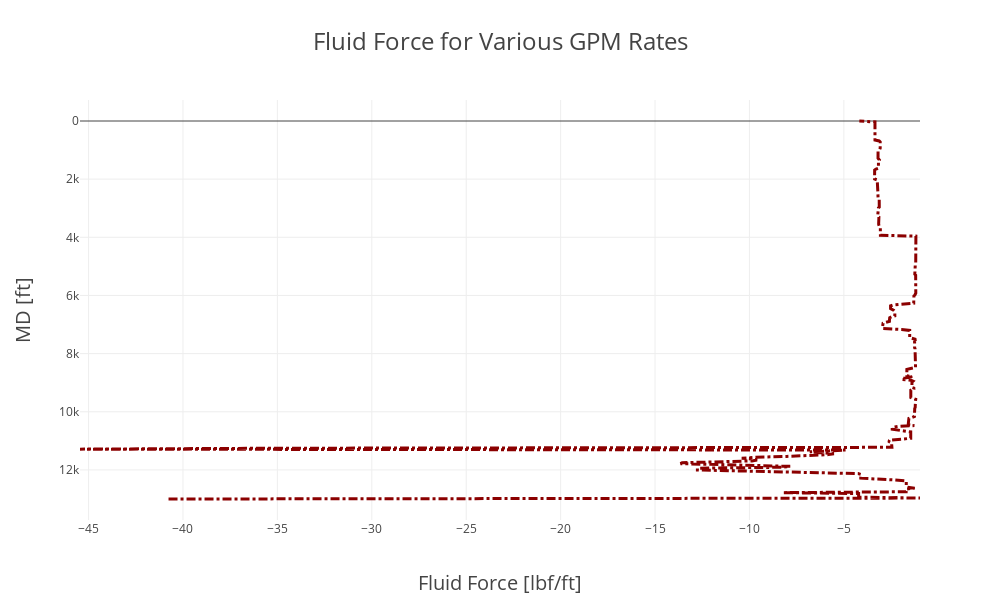

The code cell stored with this chart in its notebook:
### Code cell
import plotly.graph_objects as go
from plotly.subplots import make_subplots

fig1 = make_subplots(rows=1, cols=1)

fig1.add_trace(go.Scatter(x=flu_250_13k, y=np.linspace(13000,0,len(flu_250_13k)), name='13k @ 470 gpm', line=dict(color='darkred', width=3, dash='dashdot')), row=1, col=1)

# Update the layout

fig1.update_layout(
    
    template= "none",
    title='Fluid Force for Various GPM Rates',
    title_font_size=24,
    xaxis=dict(
        title='Fluid Force [lbf/ft]',
        titlefont_size=20
    ),
    yaxis=dict(
        title='MD [ft]',
        titlefont_size=20,
        autorange="reversed"
    ),
    legend=dict(
        traceorder='normal',
        font=dict(
            size=16,
        )
    ),
    height = 600,
    width = 1000
)

fig1.show()
# fig.write_html("Plot.html")

### Figure 1 — Plotly figure (JSON) as saved in the notebook; plotly's stock layout.template omitted (floating-point values rounded to 4 significant figures; data arrays with more than 128 entries replaced by an {"elided": "..."} marker saying what was removed)
{"data": [{"line": {"color": "darkred", "dash": "dashdot", "width": 3}, "name": "13k @ 470 gpm", "type": "scatter", "x": {"elided": "418 float values"}, "xaxis": "x", "y": {"elided": "418 float values"}, "yaxis": "y"}], "layout": {"height": 600, "legend": {"font": {"size": 16}, "traceorder": "normal"}, "title": {"font": {"size": 24}, "text": "Fluid Force for Various GPM Rates"}, "width": 1000, "xaxis": {"anchor": "y", "domain": [0, 1], "title": {"font": {"size": 20}, "text": "Fluid Force [lbf/ft]"}}, "yaxis": {"anchor": "x", "autorange": "reversed", "domain": [0, 1], "title": {"font": {"size": 20}, "text": "MD [ft]"}}}}
